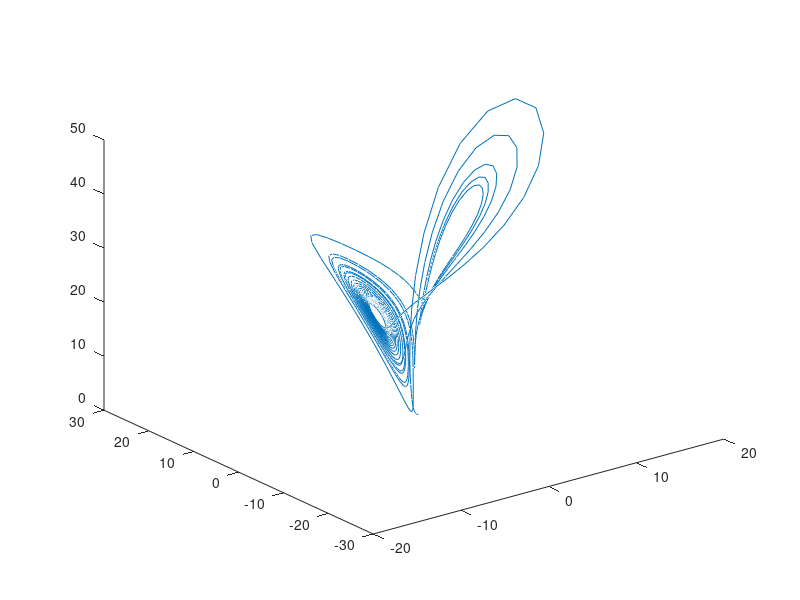

The MATLAB script that drew this image:
# dxdt = -10(x-y), dydt = -xz +28x-y, dzdt=xy - 8z/3 using RK4
clear all
clc

f = @(t,x,y,z) (-10*(x-y));
g = @(t,x,y,z) (-x*z+28*x-y);
k = @(t,x,y,z) (x*y -8*z/3);

t_init = 0;
x_init = 1;
y_init = 1;
z_init = 1;
t_final = 20;
N = 1000;

h = (t_final - t_init)/N;

tvalues = linspace(t_init,t_final,N);

xvalues(1) = x_init;
yvalues(1) = y_init;
zvalues(1) = z_init;

for i=1:N-1
  t=tvalues(i);
  x=xvalues(i);
  y=yvalues(i);
  z=zvalues(i);

  F1x = f(t,x,y,z);
  F1y = g(t,x,y,z);
  F1z = k(t,x,y,z);

  F2x = f(t + (h/2) , x + (h/2) * F1x, y + h/2 * F1y, z + (h/2) * F1z);
  F2y = g(t + (h/2) , x + (h/2) * F1x, y + h/2 * F1y, z + (h/2) * F1z);
  F2z = k(t + (h/2) , x + (h/2) * F1x, y + h/2 * F1y, z + (h/2) * F1z);

  F3x = f(t + (h/2) , x + (h/2) * F2x, y + h/2 * F2y, z + (h/2) * F2z);
  F3y = g(t + (h/2) , x + (h/2) * F2x, y + h/2 * F2y, z + (h/2) * F2z);
  F3z = k(t + (h/2) , x + (h/2) * F2x, y + h/2 * F2y, z + (h/2) * F2z);

  F4x = f(t+h , x+h * F3x, y+h * F3y, z+h * F3z);
  F4y = g(t+h , x+h * F3x, y+h * F3y, z+h * F3z);
  F4z = k(t+h , x+h * F3x, y+h * F3y, z+h * F3z);


  xvalues(i+1) = xvalues(i) + h/6 * (F1x + 2*F2x + 2*F3x + F4x);
  yvalues(i+1) = yvalues(i) + h/6 * (F1y + 2*F2y + 2*F3y + F4y);
  zvalues(i+1) = zvalues(i) + h/6 * (F1z + 2*F2z + 2*F3z + F4z);
end

plot3(xvalues,yvalues,zvalues)



